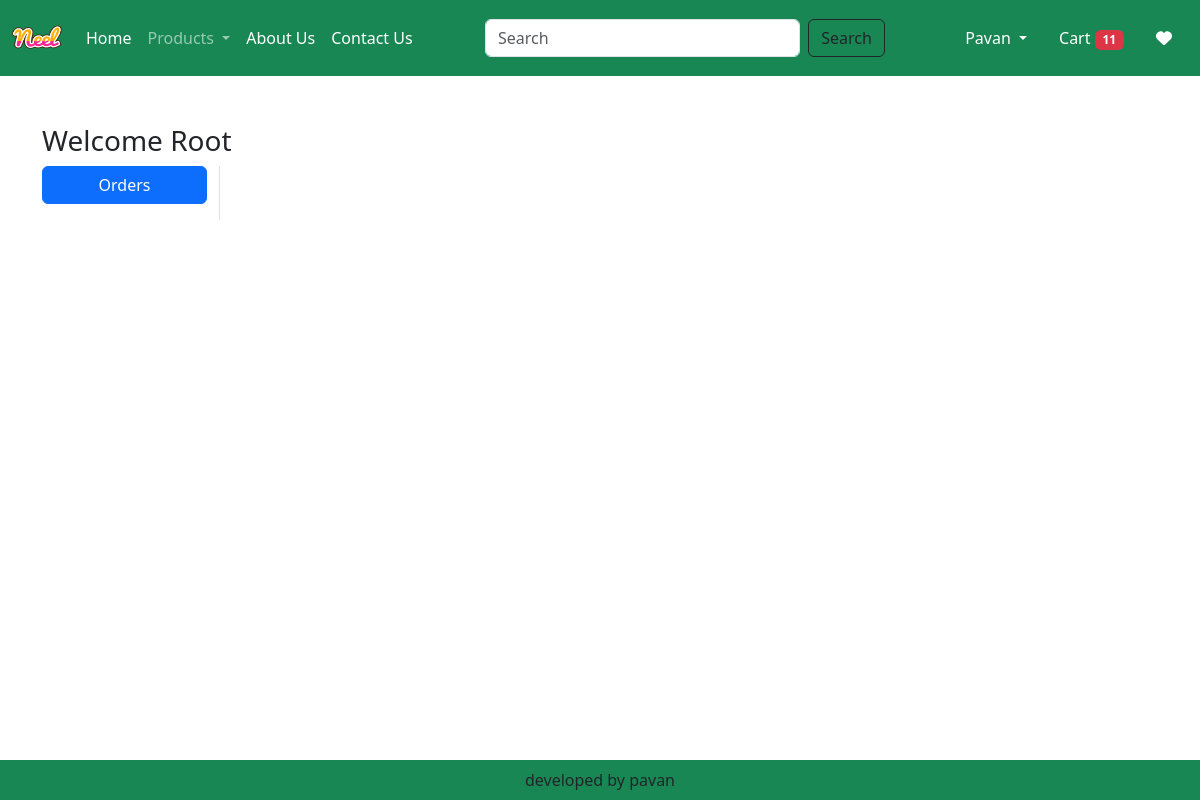
Before: /orders/ (signed in) with the older database file.
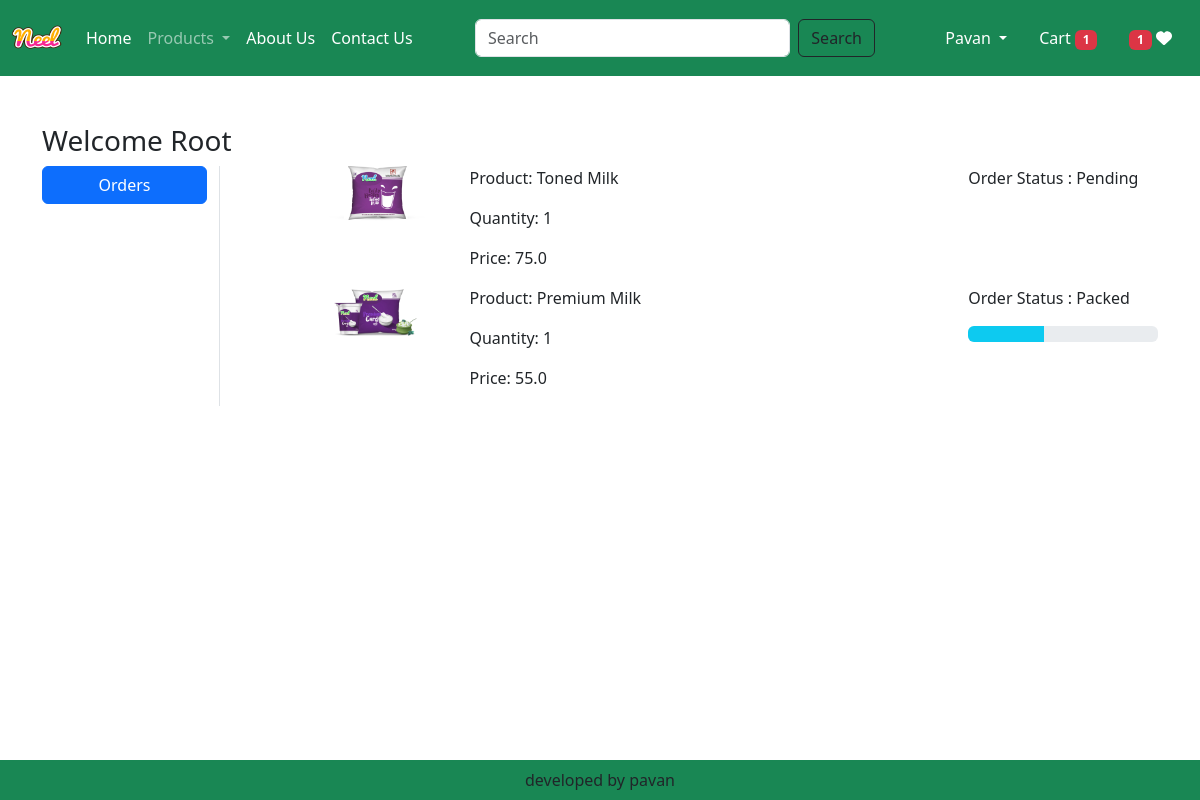
After: the same page with the newer database file.
### app/models.py (models this page shows, shortened)
class OrderPlaced(models.Model):
    user = models.ForeignKey(User,on_delete=models.CASCADE)
    customer = models.ForeignKey(Customer,on_delete=models.CASCADE)
    product = models.ForeignKey(Product,on_delete=models.CASCADE)
    quantity = models.PositiveIntegerField(default = 1)
    order_date = models.DateTimeField(auto_now_add=True)
    status = models.CharField(max_length=50,choices=STATUS_CHOICES,default='Pending')
    payment = models.ForeignKey(Payment,on_delete=models.CASCADE,default='')
    @property
    def total_cost(self):
        return self.quantity * self.product.discounted_price

class Product(models.Model):
    title = models.CharField(max_length=100)
    selling_price = models.FloatField()
    discounted_price = models.FloatField()
    description = models.TextField()
    composition = models.TextField(default='')
    prodapp = models.TextField(default='')
    category = models.CharField(choices=CATEGORY_CHOICES, max_length=2)
    product_image = models.ImageField(upload_to='product')

### app/views.py (the view)
# urls.py: path('orders/', views.orders, name = 'orders'),
@login_required
def orders(request):
    totalitem = 0
    wishlist = 0
    if request.user.is_authenticated:
        totalitem = len(Cart.objects.filter(user=request.user))
        wishlist = len(Wishlist.objects.filter(user=request.user))
    orders_placed = OrderPlaced.objects.filter(user=request.user)
    return render(request,'app/orders.html',locals())

### templates/app/orders.html (shortened to what this page needs)
{% extends "app/base.html" %}
{% load static %}
{% block main-content %}
<div class="container my-5">
    <div class="row">
        <h3>Welcome <span class="text-capitalize">{{request.user}}</span></h3>
        <div class="col-sm-2 border-end">
            <ul class="list-unstyled">
                <li class="d-grid"><a href="{% url 'orders' %}" class="btn btn-primary">Orders</a></li>
            </ul>
        </div>
        <div class="col-sm-9 offset-sm-1">
            {% for op in orders_placed %}
                <div class="row">
                    <div class="col-sm-2">
                        <img src="{{op.product.product_image.url}}" class="img-fluid" height="100" width="100" />
                    </div>
                    <div class="col-sm-7">
                        <p>Product: {{op.product.title}}</p>
                        <p>Quantity: {{op.quantity}}</p>
                        <p>Price: {{op.total_cost}}</p>
                    </div>
                    <div class="col-sm-3">
                        <p>Order Status : {{op.status}}</p>
                        {% if op.status == 'Packed' %}
                        <div class="progress">
                            <div class="progress-bar bg-info" role="progressbar" style="width: 40%" aria-valuenow="40" aria-valuemin="0" aria-valuemax="100">
                            </div>
                        </div>
                        {% endif %}
                    </div>
                </div>
            {% endfor %}
        </div>
    </div>
</div>
{% endblock main-content %}

### templates/app/base.html (shortened to what this page needs)
{% load static %}
<!doctype html>
<html lang="en">
  <head>
    <link href="https://cdn.jsdelivr.net/npm/bootstrap@5.3.8/dist/css/bootstrap.min.css" rel="stylesheet">
    <link rel="stylesheet" href="https://cdnjs.cloudflare.com/ajax/libs/font-awesome/5.15.1/css/all.min.css">
    <link rel="stylesheet" href="{% static 'app/css/all.min.css' %}">
    <link rel="stylesheet" href="{% static 'app/css/owl.carousel.min.css' %}">
    <link rel="stylesheet" href="{% static 'app/css/style.css' %}">
  </head>
  <body>
<nav class="navbar navbar-expand-lg navbar-dark bg-success">
  <div class="container-fluid">
    <a class="navbar-brand" href="#">
      <img src="{% static 'app/images/Neel.png' %}" width="50" height="50" alt="Logo" />
    </a>
    <div class="collapse navbar-collapse" id="navbarSupportedContent">
      <ul class="navbar-nav me-auto mb-2 mb-lg-0">
        {% if request.user.is_authenticated %}
        <li class="nav-item">
          <a class="nav-link active" aria-current="page" href="/">Home</a>
        </li>
        <li class="nav-item dropdown">
          <a class="nav-link dropdown-toggle" href="#" role="button" data-bs-toggle="dropdown" aria-expanded="false">
            Products
          </a>
        </li>
        <li class="nav-item">
          <a class="nav-link text-white" href="{% url 'about' %}">About Us</a>
        </li>
        <li class="nav-item">
          <a class="nav-link text-white" href="{% url 'contact' %}">Contact Us</a>
        </li>
      </ul>
      <form class="d-flex mx-auto" role="search" style="max-width: 400px; width: 100%;" action="/search">
        <input class="form-control me-2" type="search" placeholder="Search" aria-label="Search" name="search" />
        <button class="btn btn-outline-dark" type="submit">Search</button>
      </form>
      <ul class="navbar-nav ms-auto mb-2 mb-lg-0 align-items-lg-center">
        <li class="nav-item dropdown mx-2">
          <a class="nav-link dropdown-toggle text-white" href="#" id="profileDropdown" role="button" data-bs-toggle="dropdown" aria-expanded="false">
            Pavan
          </a>
        </li>
        <li class="nav-item mx-2">
          <a class="nav-link text-white" href="{% url 'showcart' %}">Cart <span class="badge bg-danger"> {% if totalitem > 0 %} {{totalitem}} {% endif %}</span></a>
        </li>
        <li class="nav-item mx-2">
          <a class="nav-link text-white" href="{% url 'showwishlist' %}"> <span class="badge bg-danger">{% if wishlist > 0 %}  {{wishlist}} {% endif %}</span>  <i class="fa fa-heart"></i></a>
        </li>
        {% endif %}
      </ul>
    </div>
  </div>
</nav>
{% block main-content %} {% endblock main-content %}
<footer class="container-fluid fixed-bottom bg-success text-center p-2 mt-5">
  developed by pavan
</footer>
</body>
</html>

Changed rows visible on the page:
added OrderPlaced: product.product_image (picture), product "Toned Milk", quantity "1", total_cost "75.0", status "Pending"
added OrderPlaced: product.product_image (picture), product "Premium Milk", quantity "1", total_cost "55.0", status "Packed"
Other visible differences:
{{ totalitem }}: "11" → "1"
{{ wishlist }}: (not shown) → "1"
